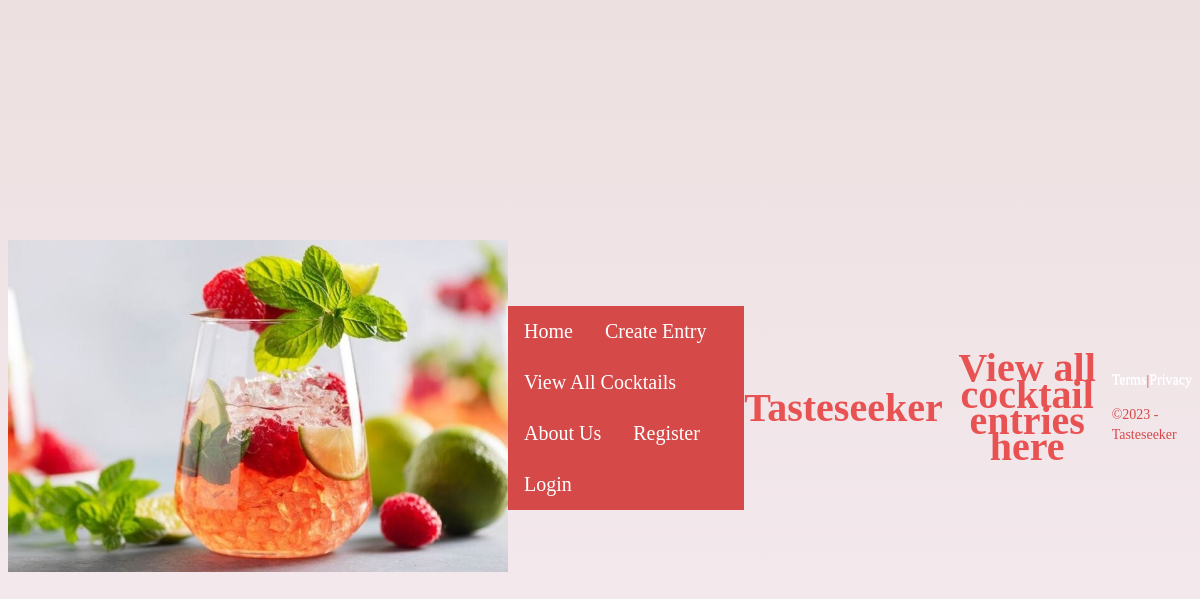
Before: /tasteseeker/seeker_drink_list/ with the older database file.
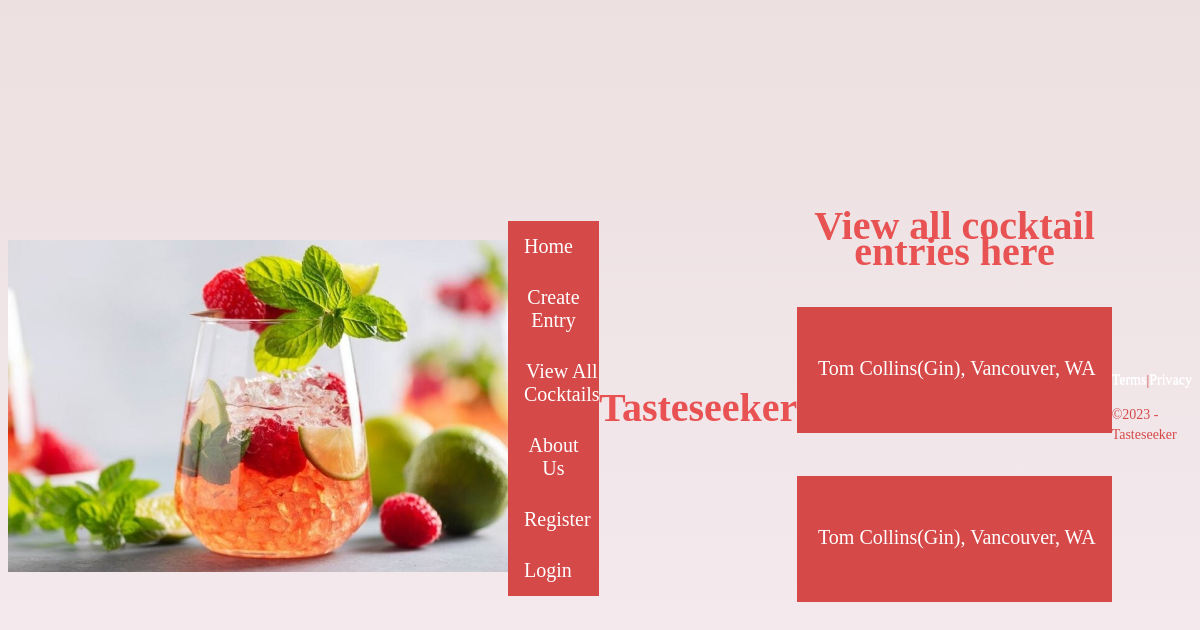
After: the same page with the newer database file.
### tasteseeker/models.py (models this page shows, shortened)
class Cocktail(models.Model):
    Type = models.CharField(max_length=60, choices=CHOICE_TYPE)
    CocktailName = models.CharField(max_length=60, default="", blank=True, null=False)
    Bar_or_Restaurant = models.CharField(max_length=60, default="", blank=True, null=False)
    City = models.CharField(max_length=60, default="", blank=True, null=False)
    State = models.CharField(max_length=2, default="", blank=True, null=False)
    Description = models.CharField(max_length=300, default="", blank=True, null=False)
    User = models.CharField(max_length=60, default="", blank=True, null=False)
    Price = models.DecimalField(default=0.00, max_digits=10000, decimal_places=2)
    image = models.CharField(max_length=255, default='', blank=True, )
    objects = models.Manager()

### tasteseeker/views.py (the view)
# urls.py: path('seeker_drink_list/', views.seeker_drink_list, name='seeker_drink_list'),
def seeker_drink_list(request):
    drink_list = Cocktail.objects.all()
    return render(request, 'seeker_drink_list.html', {'drink_list': drink_list})

### tasteseeker/templates/seeker_drink_list.html
{% extends 'tasteseekerbase.html' %}
{% block content %}
    <h1>View all cocktail entries here</h1>
{% for Cocktail in drink_list %}
<pre>
<ul style="color:white" class="text">
    <li><a href="{% url 'tasteseeker_search' Cocktail.id  %}"> {{ Cocktail.CocktailName }}({{ Cocktail.Type }}), {{ Cocktail.City }}, {{ Cocktail.State }}</a></li>
</ul>
</pre>
        {% endfor %}
{% endblock %}

### tasteseeker/templates/tasteseekerbase.html (shortened to what this page needs)
{% load static %}
<!doctype html>
<html lang="en" class="bg-img">
  <head>
    <link rel="stylesheet" href="{% static 'css/layout.css' %}">
  </head>
  <body>
    <div style="text-align:center">
      <img src="{% static 'Images/drinks2.jpg' %}" width="500" alt="Drinks">
    </div>
    {% include "partials/seeker_navbar.html" %}
    <header class="header-title">
      <h1>{% block header %}Tasteseeker{% endblock %}</h1>
    </header>
    <div class="page_container">
      {% block content %}{% endblock %}
    </div>
    {% include "partials/seeker_footer.html" %}
  </body>
</html>

### tasteseeker/templates/partials/seeker_navbar.html
<ul class="topnav">
  <li><a href="{% url 'tasteseeker:home' %}">Home</a></li>
  <li><a href="{% url 'tasteseeker:seeker_createentry' %}">Create Entry</a></li>
  <li><a href="{% url 'tasteseeker:seeker_drink_list' %}">View All Cocktails</a></li>
  <li><a href="{% url 'tasteseeker:AboutUs' %}">About Us</a></li>
  {% if user.is_authenticated %}
    <li><a href="{% url 'tasteseeker:logout' %}">Logout</a></li>
    <li>Hello, {{ user.first_name }}</li>
  {% else %}
    <li><a href="{% url 'tasteseeker:register' %}">Register</a></li>
    <li><a href="{% url 'tasteseeker:login' %}">Login</a></li>
  {% endif %}
</ul>

### tasteseeker/templates/partials/seeker_footer.html
<section id="block-footer">
    <p id="footer-right"><a href="#">Terms</a>|<a href="#">Privacy</a> </p>
    <p id="footer-left">&copy;2023 - Tasteseeker</p>
</section>

### tasteseeker/static/css/layout.css (style rules this page uses)
h1 { font-family: RubikDoodle; font-size: 40px; font-style: normal; font-variant: normal; font-weight: 700; line-height: 26.4px; text-align: center; color: rgb(232, 82, 82); }
p { font-family: RubikDoodle; font-size: 14px; font-style: normal; font-variant: normal; font-weight: 400; line-height: 20px; color:#d64949 }
body { background-image: linear-gradient(to top, #f6ebf1 0%, #ece0e0 100%); display: flex; align-items: center; justify-content: center; height: 100vh; }
#block-footer a { color: #fff; text-shadow: 0 -1px 0; text-decoration: none; }
ul { font-family: RubikDoodle; list-style-type: none; margin: 0; padding: 0; overflow: hidden; background-color: #d64949; color: white; }
li { float: left; font-family: RubikDoodle; font-size: 20px; color:white; }
li a { display: block; color: #fff; text-align: center; padding: 14px 16px; text-decoration: none; }
.text { color:white; }

Changed rows visible on the page:
added Cocktail: CocktailName "Tom Collins", Type "Gin", City "Vancouver", State "WA"
added Cocktail: CocktailName "Tom Collins", Type "Gin", City "Vancouver", State "WA"
